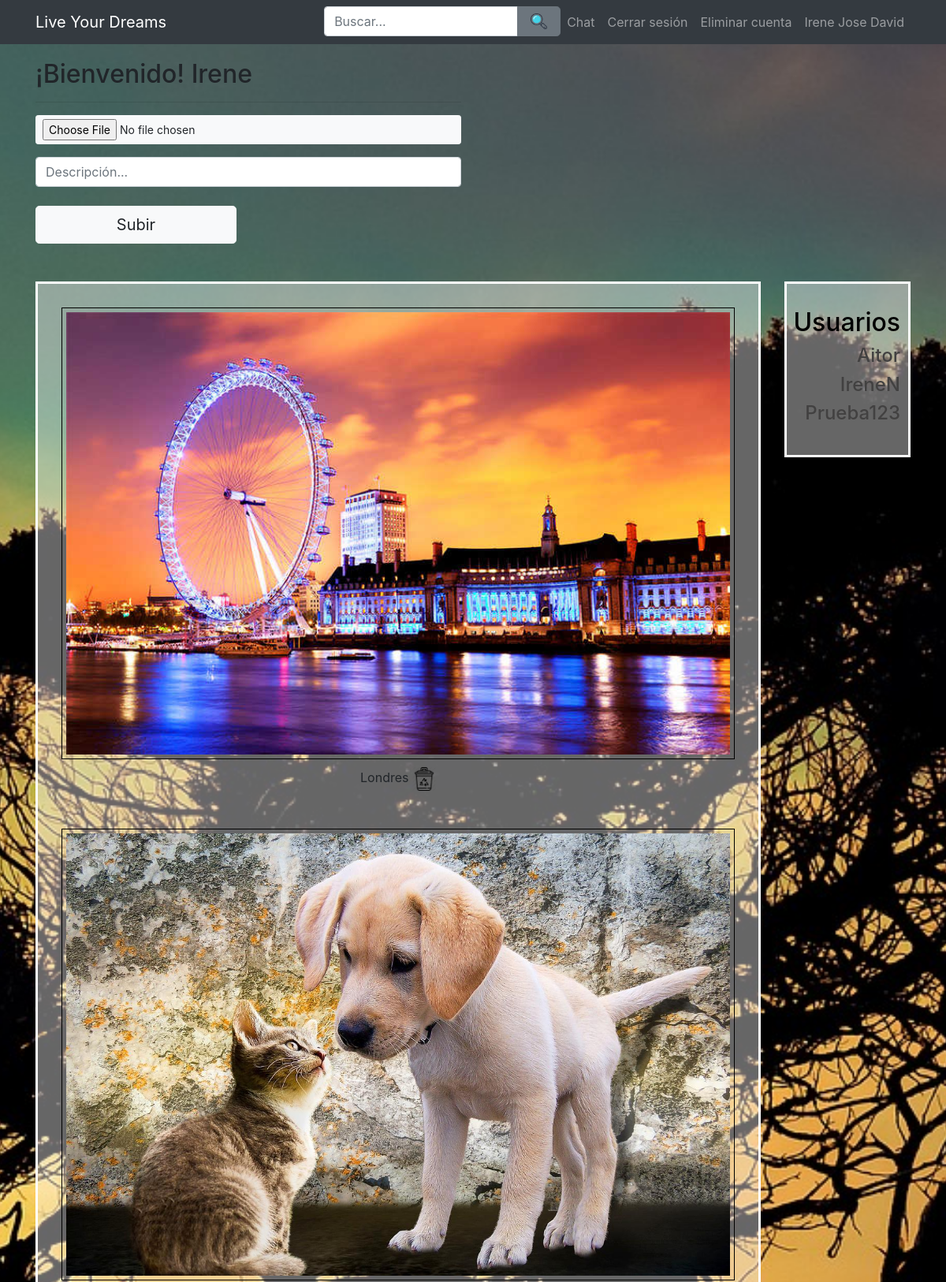
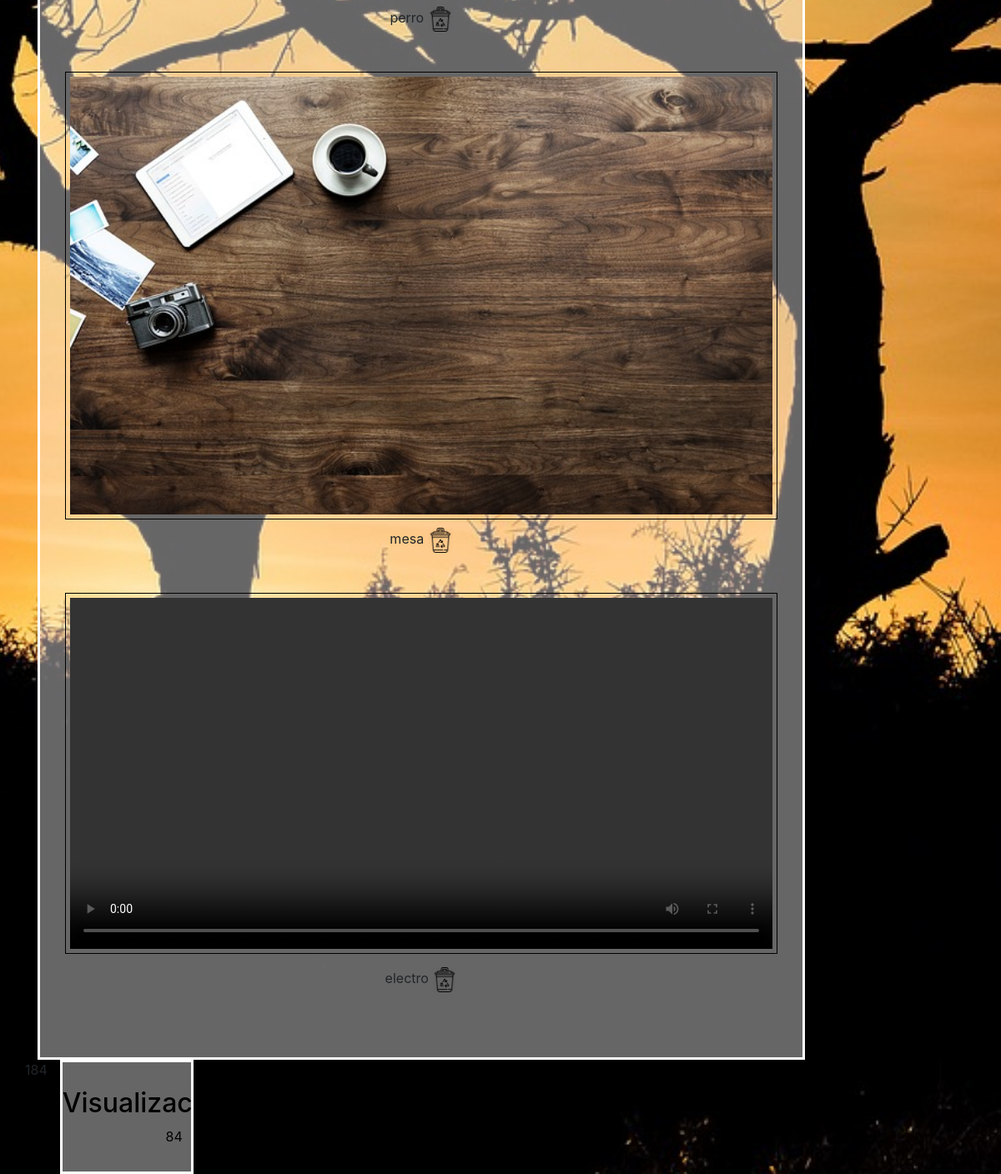
/paginausuarios.php (signed in), run on the app's committed database (2 pictures, top to bottom).
### tables this page shows
CREATE TABLE `imagen` (
  `idfoto` int(11) NOT NULL,
  `usuarioID` int(11) NOT NULL,
  `nombre` varchar(255) NOT NULL,
  `descripcion` text NOT NULL,
  `likes` int(11) DEFAULT '0'
);

CREATE TABLE `video` (
  `idvideo` int(11) NOT NULL,
  `usuarioID` int(11) NOT NULL,
  `nombre` varchar(255) NOT NULL,
  `descripcion` text NOT NULL,
  `likes` int(11) DEFAULT NULL
);

CREATE TABLE `usuarios` (
  `usuarioID` int(11) NOT NULL,
  `username` varchar(255) NOT NULL,
  `password` varchar(255) NOT NULL,
  `email` varchar(255) NOT NULL,
  `active` varchar(255) NOT NULL,
  `resetToken` varchar(255) DEFAULT NULL,
  `resetComplete` varchar(3) DEFAULT 'No',
  `visitas` int(11) DEFAULT NULL
);

### paginausuarios.php (the view, shortened to what this page needs)
<?php
require('includes/config.php');
require('layout/header.php');
?>
<div class="container">
	<div class="row">
	    <div class="col-xs-12 col-sm-8 col-md-6 col-sm-offset-2 col-md-offset-3 mb-5">
				<h2>¡Bienvenido! <?php echo htmlspecialchars($_SESSION['username'], ENT_QUOTES); ?></h2>
				<hr>
				<form id="uploadimage" method="POST" action="imagen-ajax.php" enctype="multipart/form-data">
					<input type="file" name="file" id="file" class="btn btn-light btn-block btn-sm" required />
					<div class="row mt-3 nomargin">
						<input type="text" name="descripcion" id="des" class="form-control col-xs-12 col-md-12 mb-3"  placeholder="Descripción..." >
					</div>
					<div class="row">
						<div class="col-xs-6 col-md-6"><input type="submit" name="submit" value="Subir" class="mt-2 btn btn-light btn-block btn-lg" tabindex="5"/></div>
					</div>
				</form>
		</div>
		<div class="col-xs-12 col-sm-12 col-md-12 col-sm-offset-12 col-md-offset-12">
				<div class="row">
					<div  class="col-md-10">
						<div style="padding:30px;border:3px solid white; text-align:center;background:rgba(255,255,255,0.4)">
							<?php
							$stmt = $db->query("SELECT * FROM imagen WHERE usuarioID = ".$_SESSION['usuarioID']);
							while ($row = $stmt->fetch()) {
								echo '<div id="todo"><img style=" width:100%;height:auto;padding:5px;border:1px solid black;margin-bottom:10px" src="imagenes/'.$row['nombre'].'">'."\n";
								?>
								<div>
									<span><?php echo $row['descripcion']; ?></span>
									<a onclick="confirmar(<?php echo $row['idfoto'];?>)"><img width="30px" height="30px"  src="img/app/papelera.png" alt="Papelera" /></a>
								</div></br></br>
								</div>
								<?php
								}
								?>
							<?php
							$stmt = $db->query("SELECT * FROM video WHERE usuarioID = ".$_SESSION['usuarioID']);
							while ($row = $stmt->fetch()) {
								echo '<div id="todo">';
								echo '<video style ="width:100%;height:auto;padding:5px;border:1px solid black;margin-bottom:10px" width="320" height="240" controls>';
								echo '<source src="imagenes/'.$row['nombre'].'" type="video/mp4">';
								echo '<source src="imagenes/'.$row['nombre'].'" type="video/avi">';
								echo '<source src="imagenes/'.$row['nombre'].'" type="video/3gpp">';
								echo '<source src="imagenes/'.$row['nombre'].'" type="video/mpg">';
								echo '<source src="imagenes/'.$row['nombre'].'" type="video/mpeg">';
								echo '</video>';
								?>
								<div>
									<span><?php echo $row['descripcion']; ?></span>
									<a onclick="confirmar2(<?php echo $row['idvideo'];?>)"><img width="30px" height="30px"  src="img/app/papelera.png" alt="Papelera" /></a>
								</div></br></br>
								</div>
								<?php
							}
							?>
						</div>
					</div>
					<div class="col-md-offset-1 col-md-2 col-xs-12 col-sm-12 users-table" style=" color:black;text-align:right;">
						<div style="padding:30px 10px 30px 0;border:3px solid white; background:rgba(255,255,255,0.4)">
						<h2>Usuarios</h2>
						<?php
						$stmt = $db->query("SELECT * FROM usuarios WHERE active = 'Yes'");
						while ($row = $stmt->fetch()) {
							$nombre = $row['username'];
							$id = $row['usuarioID'];
							if($id != $_SESSION['usuarioID']){
								echo "<h4 color='green'><a href='vistausuario.php?id=$id&nombreusuario=$nombre'>$nombre</a></h4>";
							}
						}
						?>
						</div>
					</div>
				</div>
		</div>
		<div id="visitasPerfil"><?php echo $_SESSION['usuarioID']?></div>
		<?php
						$stmt = $db->query("SELECT visitas FROM usuarios WHERE usuarioID = " .$_SESSION['usuarioID'] );
						$visitas = '';
						while ($row = $stmt->fetch()) {
							$visitas = $row['visitas'];
						}
                        echo $visitas;
						?>
		<div class="col-md-offset-1 col-md-2 col-xs-12 col-sm-12 users-table" style=" color:black;text-align:right;">
			<div style="padding:30px 10px 30px 0;border:3px solid white; background:rgba(255,255,255,0.4)">
				<h2>Visualizaciones</h2>
				<div class="" data-count="2200"><?php echo $visitas ?></div>
			</div>
		</div>
	</div>
</div>
<?php
require('layout/footer.php');
?>

### layout/header.php (shortened to what this page needs)
<!DOCTYPE html>
<html lang="en">
<head>
    <link href="style/bootstrap.min.css" rel="stylesheet">
    <link rel="stylesheet" href="style/main.css">
</head>
<body>
    <nav class="navbar navbar-expand-lg navbar-dark bg-dark">
      <div class="container">
        <a class="navbar-brand" href="index.php">Live Your Dreams</a>
        <div class="collapse navbar-collapse" id="navbarResponsive">
          <ul class="navbar-nav ml-auto">
<?php
if( isset($_SESSION['usuarioID'])){
	if( $_SESSION['usuarioID'] != ""){
		echo '
			<form id="form1" name="form1" method="get" action="">
					<div class="input-group bg-dark search-bar">
					  <input type="text" class="form-control search-input" placeholder="Buscar..." aria-label="Buscar..." aria-describedby="basic-addon2" name="buscar">
					  <div class="input-group-append search-button">
					  <input type="image" onclick="confirmarBusqueda()" name="submit" width="30px" height="30px"  src="img/app/lupa.png" class="btn btn-secondary btn-block btn-lg" tabindex="5">
					  </div>
					</div>
			</form>
				<li class="nav-item">
					<a class="nav-link" href="http://localhost/www/wsChat/client/">Chat</a>
				</li>
				<li class="nav-item">
				  <a class="nav-link" href="logout.php">Cerrar sesión</a>
				</li>
				<li class="nav-item">
				  <a class="nav-link" href="deleteusuario.php">Eliminar cuenta</a>
				</li>
				<li class="nav-item">
				  <a class=" nav-link autor">Irene Jose David</a>
				</li>
		';
	}
}
?>
          </ul>
        </div>
      </div>
    </nav>
<section>

### layout/footer.php
    </section>
</body>
</html>

### style/main.css (style rules this page uses)
a { color: #EF1F2F; text-decoration: none; }
html, body { height:100%; }
body { background: url("../img/foto_fondo.jpg") no-repeat center center fixed; background-size:cover; }
section { height:100%; }
.nomargin { margin-left:0!important; margin-right:0!important; }
.users-table a { color:rgb(66, 65, 65); }
section { margin-top:75px; }
.autor { color: white; text-align: right; }
.navbar { position:fixed; width:100%; top:0; z-index:100000; }
.search-bar { max-width: 300px; }
.search-button { max-width: 60px; }
.search-button input { width: 55px; height: 38px; }

### data on the page
imagen: nombre (picture), descripcion "Londres"
imagen: nombre (picture), descripcion "perro"
imagen: nombre (picture), descripcion "mesa"
video: descripcion "electro"
usuarios: username "Aitor"
usuarios: username "IreneN"
usuarios: username "Prueba123"
usuarios: visitas "84"

### other printed values
$_SESSION['username'] "Irene"
$_SESSION['usuarioID'] "1"
